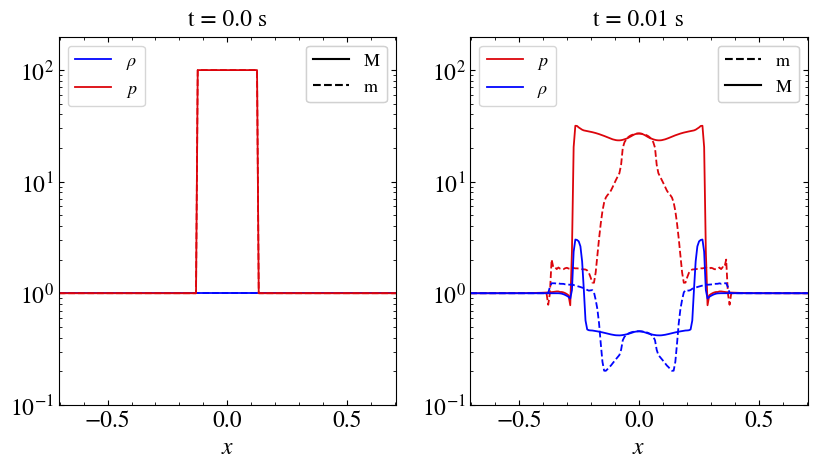

Python code for this plot:
"""

"""

import pyPLUTO as pp
import os
import numpy as np

def cart_vec(Bx1,Bx2,x1,x2):
    Bx = Bx1*np.sin(x2) + Bx2*np.cos(x2)
    Bz = Bx1*np.cos(x2) - Bx2*np.sin(x2)
    return Bx,Bz


# Creating the path for the data directory
plutodir = os.environ['PLUTO_DIR']
wdir     = plutodir+'/Test_Problems/MHD/Blast'

I = pp.Image()
I.create_axes(ncol = 2)
col = I.color[:2]

D = pp.Load(0, path = wdir)

varM = D.slices(D.rho, diag = True)
varm = D.slices(D.rho, diag = 'min')
I.plot(D.x1*np.sqrt(2),varM, c = col[0], ax = 0, label = r"$\rho$", legpos = 2, legsize = 13)
I.plot(D.x1*np.sqrt(2),varm, c = col[0], ax = 0, ls = '--', yrange = [0.1,200])

varM = D.slices(D.prs, diag = True)
varm = D.slices(D.prs, diag = 'min')
I.plot(D.x1*np.sqrt(2),varM, c = col[1], ax = 0, yscale = 'log', label = r"$p$")
I.plot(D.x1*np.sqrt(2),varm, c = col[1], ax = 0, ls = '--', xtitle = r'$x$', title = "t = 0.0 s")

I.legend(legpos = 1, label = ['M','m'], ls = ['-','--'], ax = 0)

D = pp.Load(path = wdir)

varM = D.slices(D.prs, diag = True)
varm = D.slices(D.prs, diag = 'min')
I.plot(D.x1*np.sqrt(2),varM, c = col[1], ax = 1, yscale = 'log', label = r"$p$")
I.plot(D.x1*np.sqrt(2),varm, c = col[1], ax = 1, ls = '--', xtitle = r'$x$', title = "t = 0.01 s")

varM = D.slices(D.rho, diag = True)
varm = D.slices(D.rho, diag = 'min')
I.plot(D.x1*np.sqrt(2),varM, c = col[0], ax = 1, label = r"$\rho$", legpos = 2, legsize = 13)
I.plot(D.x1*np.sqrt(2),varm, c = col[0], ax = 1, ls = '--', yrange = [0.1,200])

I.legend(legpos = 1, label = ['m','M'], ls = ['--','-'], ax = 1)

I.savefig('test09_blast.png')
pp.show()
